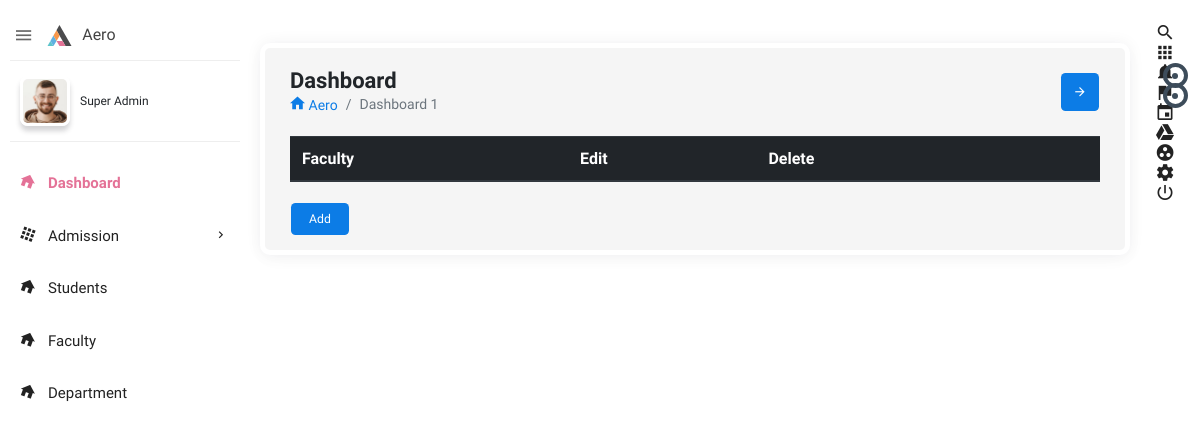
/administrator/faculty/, run on an earlier commit of the app's database.
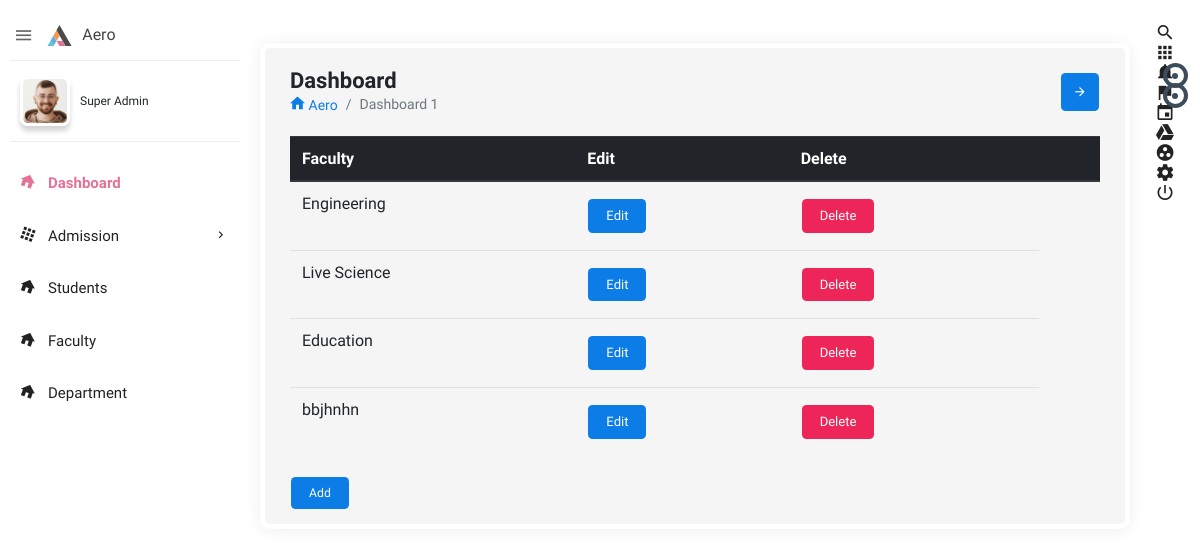
And on a later commit of the database.
### administrator/models.py (models this page shows, shortened)
class Faculty(models.Model):
	faculty = models.CharField(max_length=100)

### administrator/views.py (the view)
# urls.py: path('faculty/', views.faculty_view, name='faculty'),
def faculty_view(request):
	domain = request.get_host()
	qs = Faculty.objects.all()
	context = {'qs':qs, 'domain':domain}
	return render(request, 'admin1/faculty.html', context)

### templates/admin1/faculty.html (shortened to what this page needs)
{% extends 'admin1/index.html' %}
{% block body %}
<body>
<div class="col-md-12">
<div class="table-responsive">
<table class="table">
    <thead class="thead-dark">
      <tr>
        <th> Faculty</th>
        <th> Edit</th>
        <th>  Delete</th>
        <th></th>
      </tr>
    </thead>
    <tbody id="tablebody">
    {% for i in qs %}
      <tr id="tr{{i.id}}">
        <td id="faculty{{i.id}}">{{i.faculty}}</td>
       <td> <button class="btn btn-primary btn-small" data-toggle="modal" data-target="#myModal" onclick="editFaculty('{{i.id}}')">Edit</button>
       </td>
        <td> <button class="btn btn-danger btn-small" onclick="deleteFaculty('{{i.id}}')">Delete</button></td>
      </tr>
	{% endfor %}
    </tbody>
  </table>
</div>
<button class="btn btn-primary" data-toggle="modal" data-target="#myModal1">Add</button>
</div>
</body>
{% endblock %}

What changed in the data, as far as the page shows it:
added Faculty: faculty "Engineering"
added Faculty: faculty "Live Science"
added Faculty: faculty "Education"
added Faculty: faculty "bbjhnhn"
